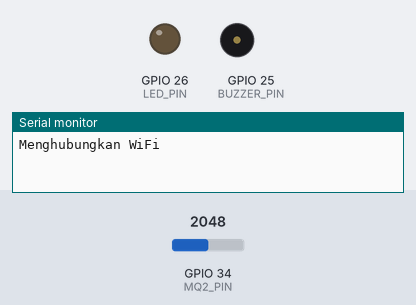
The sketch below on a simulated ESP32. Shown: output pins drawn as LEDs (lit = HIGH), buzzer (waves = sounding, pin HIGH), the last lines printed to the serial monitor. Dashed ring = blinking. The test bench sets the inputs (shaded band); at power-on: GPIO 34 (MQ2_PIN) = 2048 (analog values on the 0–4095 scale). WiFi joins after 1.5 s; servers stay silent unless stated; uploads are accepted with an empty reply.

Above: at 0.1 s.
At 2.7 s:
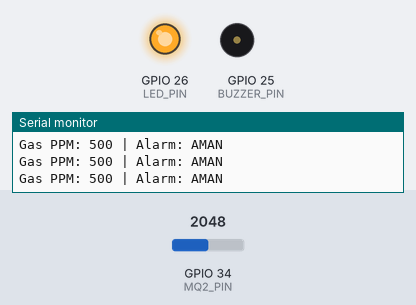
2.8 s: GPIO 34 (MQ2_PIN) set to 2832
4.7 s: GPIO 34 (MQ2_PIN) set to 2910
At 5.55 s:
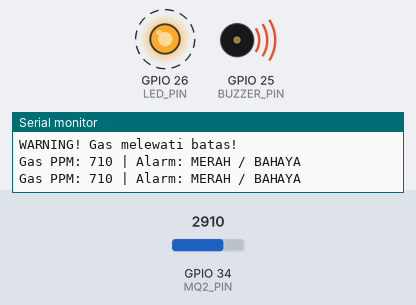
Timing chart, 0 to 13.7 s (numbered marks = the images above; inputs shaded):
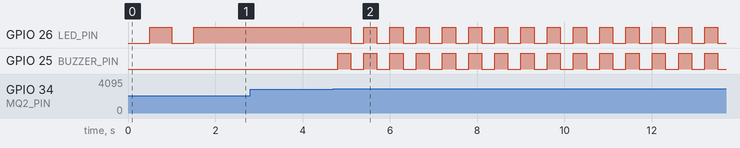

Measured:
- the behaviour switches between 2866 and 2867 on GPIO 34 (MQ2_PIN) (found by bisection; images 1 and 2)
- after the input at 4.7 s, GPIO 26 (LED_PIN): alternates HIGH for 0.30 s and LOW for 0.30 s, starting after 0.40 s; GPIO 25 (BUZZER_PIN): alternates HIGH for 0.30 s and LOW for 0.30 s, starting after 0.10 s

The sketch:

MONECH.ino
```cpp
#include <WiFi.h>
#include <HTTPClient.h>

// ================== KONFIGURASI WIFI ==================
const char* WIFI_SSID = "bruh";
const char* WIFI_PASSWORD = "abid2010";

// Ganti IP ini dengan IPv4 laptop/server kamu. ESP32 tidak bisa memakai localhost.
const char* SERVER_URL = "http://10.29.98.191/monech/api/device_reading.php";

// ================== IDENTITAS DEVICE ==================
// Samakan dengan ID Alat dan Token Alat yang tampil di halaman Profil.
const char* ID_ALAT = "MNC-003";
const char* DEVICE_TOKEN = "monech-device-003";

// ================== PIN ESP32 ==================
const int MQ2_PIN = 34;
const int BUZZER_PIN = 25;
const int LED_PIN = 26;

// ================== SETTING SENSOR ==================
const int BATAS_GAS_ON = 700;
const int BATAS_GAS_OFF = 600;

const int SEND_INTERVAL_MS = 3000;
const int READ_INTERVAL_MS = 300;
const int BUZZER_INTERVAL_MS = 200;

unsigned long lastSend = 0;
unsigned long lastRead = 0;
unsigned long lastBuzzer = 0;

int gasPpm = 0;
bool alarmAktif = false;
bool buzzerState = false;

// ================== BACA SENSOR RATA-RATA ==================
int readGasPpm() {
  long totalRaw = 0;

  for (int i = 0; i < 10; i++) {
    totalRaw += analogRead(MQ2_PIN);
    delay(10);
  }

  int raw = totalRaw / 10;

  // Mapping sederhana untuk demo. Untuk akurasi, MQ-2 perlu kalibrasi.
  int ppm = map(raw, 0, 4095, 0, 1000);
  return constrain(ppm, 0, 5000);
}

// ================== WIFI ==================
void connectWifi() {
  WiFi.begin(WIFI_SSID, WIFI_PASSWORD);
  Serial.print("Menghubungkan WiFi");

  while (WiFi.status() != WL_CONNECTED) {
    delay(500);
    Serial.print(".");
    digitalWrite(LED_PIN, !digitalRead(LED_PIN));
  }

  Serial.println();
  Serial.println("WiFi terhubung");
  Serial.print("IP ESP32: ");
  Serial.println(WiFi.localIP());

  digitalWrite(LED_PIN, HIGH);
}

// ================== ALARM GAS STABIL ==================
void updateAlarm(int gasValue) {
  if (!alarmAktif && gasValue >= BATAS_GAS_ON) {
    alarmAktif = true;
    Serial.println("WARNING! Gas melewati batas!");
  }

  if (alarmAktif && gasValue <= BATAS_GAS_OFF) {
    alarmAktif = false;
    Serial.println("Gas kembali aman");
    digitalWrite(BUZZER_PIN, LOW);
    digitalWrite(LED_PIN, HIGH);
    buzzerState = false;
  }

  if (alarmAktif) {
    unsigned long now = millis();

    if (now - lastBuzzer >= BUZZER_INTERVAL_MS) {
      lastBuzzer = now;

      buzzerState = !buzzerState;
      digitalWrite(BUZZER_PIN, buzzerState);
      digitalWrite(LED_PIN, buzzerState);
    }
  } else {
    digitalWrite(BUZZER_PIN, LOW);
    digitalWrite(LED_PIN, HIGH);
  }
}

// ================== KIRIM KE SERVER ==================
void sendReading(int gasValue) {
  if (WiFi.status() != WL_CONNECTED) {
    connectWifi();
  }

  float suhu = 28.0;
  float kelembapan = 65.0;

  HTTPClient http;
  http.begin(SERVER_URL);
  http.addHeader("Content-Type", "application/json");

  String payload = "{";
  payload += "\"id_alat\":\"" + String(ID_ALAT) + "\",";
  payload += "\"token\":\"" + String(DEVICE_TOKEN) + "\",";
  payload += "\"gas_ppm\":" + String(gasValue) + ",";
  payload += "\"suhu\":" + String(suhu, 1) + ",";
  payload += "\"kelembapan\":" + String(kelembapan, 1);
  payload += "}";

  int httpCode = http.POST(payload);

  Serial.print("HTTP Code: ");
  Serial.println(httpCode);

  if (httpCode > 0) {
    Serial.println(http.getString());
  } else {
    Serial.println("Gagal mengirim data ke server");
  }

  http.end();
}

// ================== SETUP ==================
void setup() {
  Serial.begin(115200);

  pinMode(BUZZER_PIN, OUTPUT);
  pinMode(LED_PIN, OUTPUT);

  digitalWrite(BUZZER_PIN, LOW);
  digitalWrite(LED_PIN, LOW);

  analogReadResolution(12);
  analogSetPinAttenuation(MQ2_PIN, ADC_11db);

  connectWifi();

  Serial.println("Sistem deteksi gas siap");
}

// ================== LOOP ==================
void loop() {
  unsigned long now = millis();

  if (now - lastRead >= READ_INTERVAL_MS) {
    lastRead = now;

    gasPpm = readGasPpm();

    Serial.print("Gas PPM: ");
    Serial.print(gasPpm);

    Serial.print(" | Alarm: ");
    Serial.println(alarmAktif ? "MERAH / BAHAYA" : "AMAN");
  }

  updateAlarm(gasPpm);

  if (now - lastSend >= SEND_INTERVAL_MS) {
    lastSend = now;
    sendReading(gasPpm);
  }
}
```
